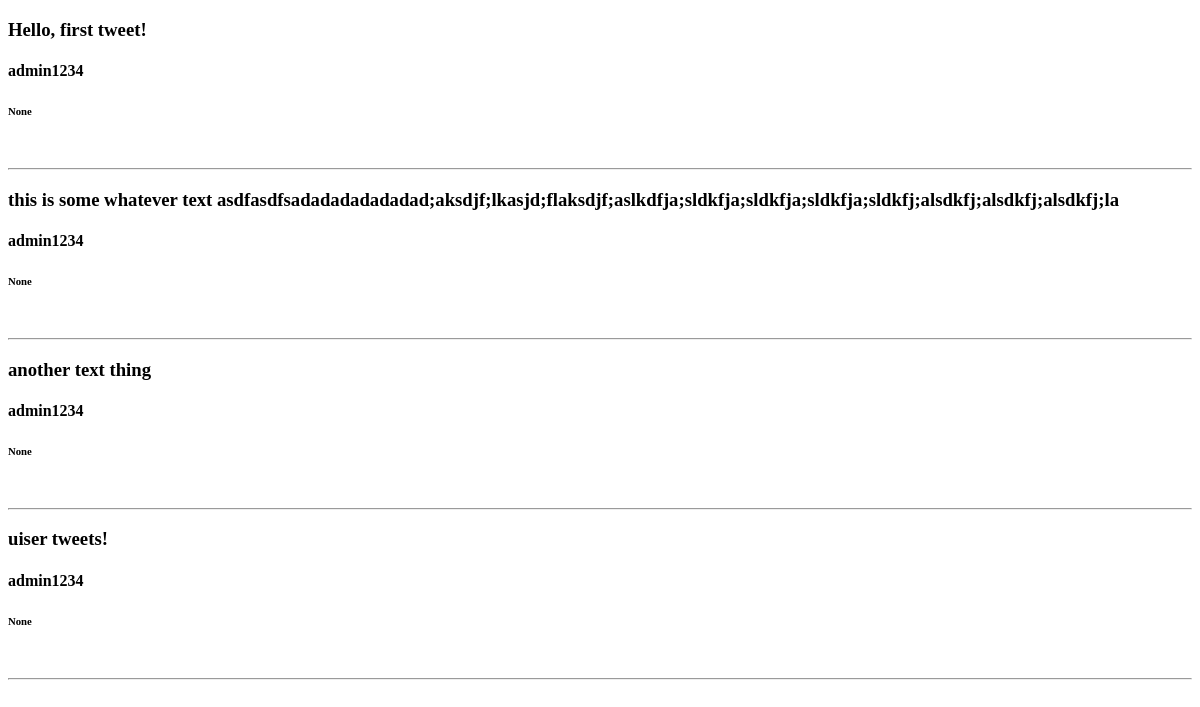
The app's page /tweet/, older data.
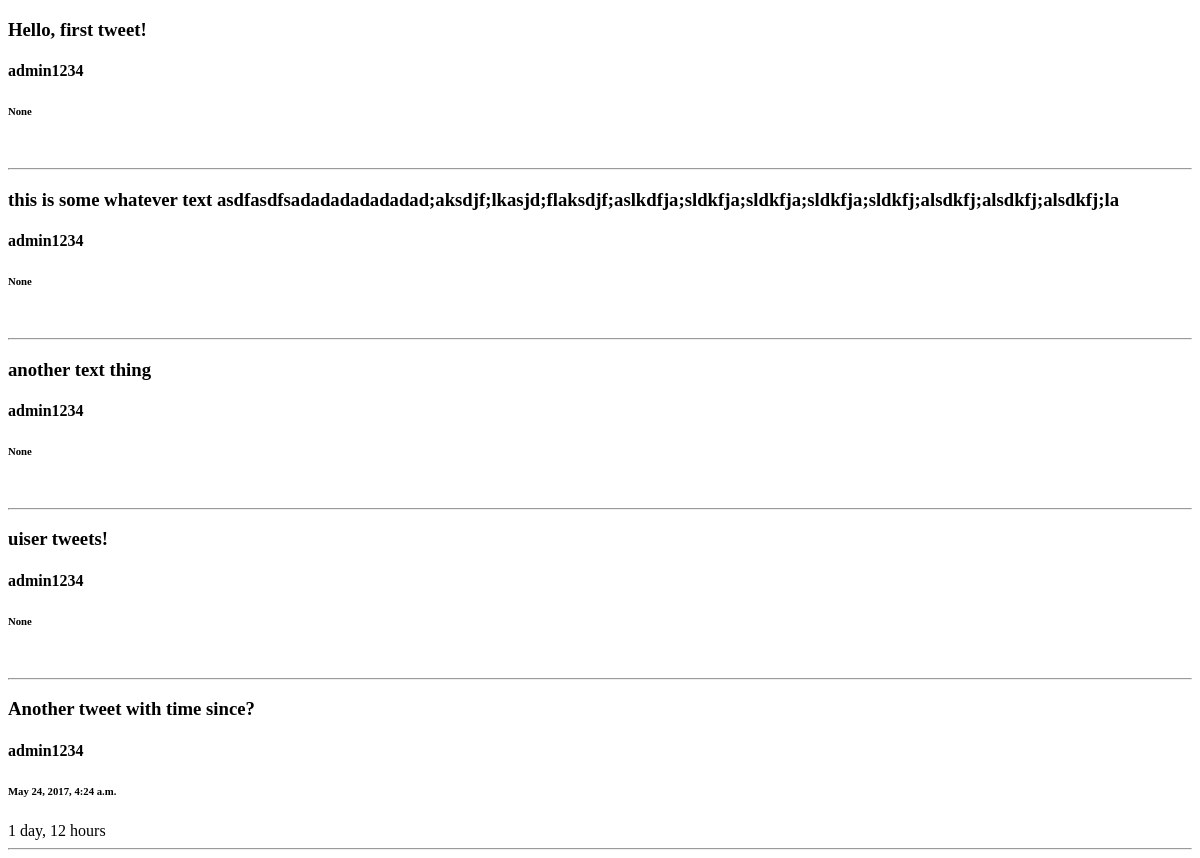
The same page, newer data.
### tweets/models.py (models this page shows, shortened)
class Tweet(models.Model):
    user = models.ForeignKey(settings.AUTH_USER_MODEL)
    content = models.CharField(max_length=140, validators=[validate_content])
    timestamp = models.DateTimeField(auto_now=True)
    updated = models.DateTimeField(auto_now=True, )

### tweets/views.py (the view)
class TweetListView(ListView):
    template_name = "tweets/list_view.html"
    queryset = Tweet.objects.all()

### tweets/templates/tweets/list_view.html (shortened to what this page needs)
<!DOCTYPE html>
<html lang="en">
<head>
</head>
<body>
    {% for tweet in object_list%}
        <h3>{{ tweet.content }}</h3>
        <h4>{{ tweet.user }}</h4>
        <h6>{{ tweet.timestamp }}</h6>
        {{ tweet.timestamp|timesince }} <br>
        <hr>
    {% endfor %}
</body>
</html>

Row changes from the older to the newer data that the page shows:
added Tweet: content "Another tweet with time since?", user "admin1234", timestamp "May 24, 2017, 4:24 a.m.", timestamp "1 day, 12 hours"
